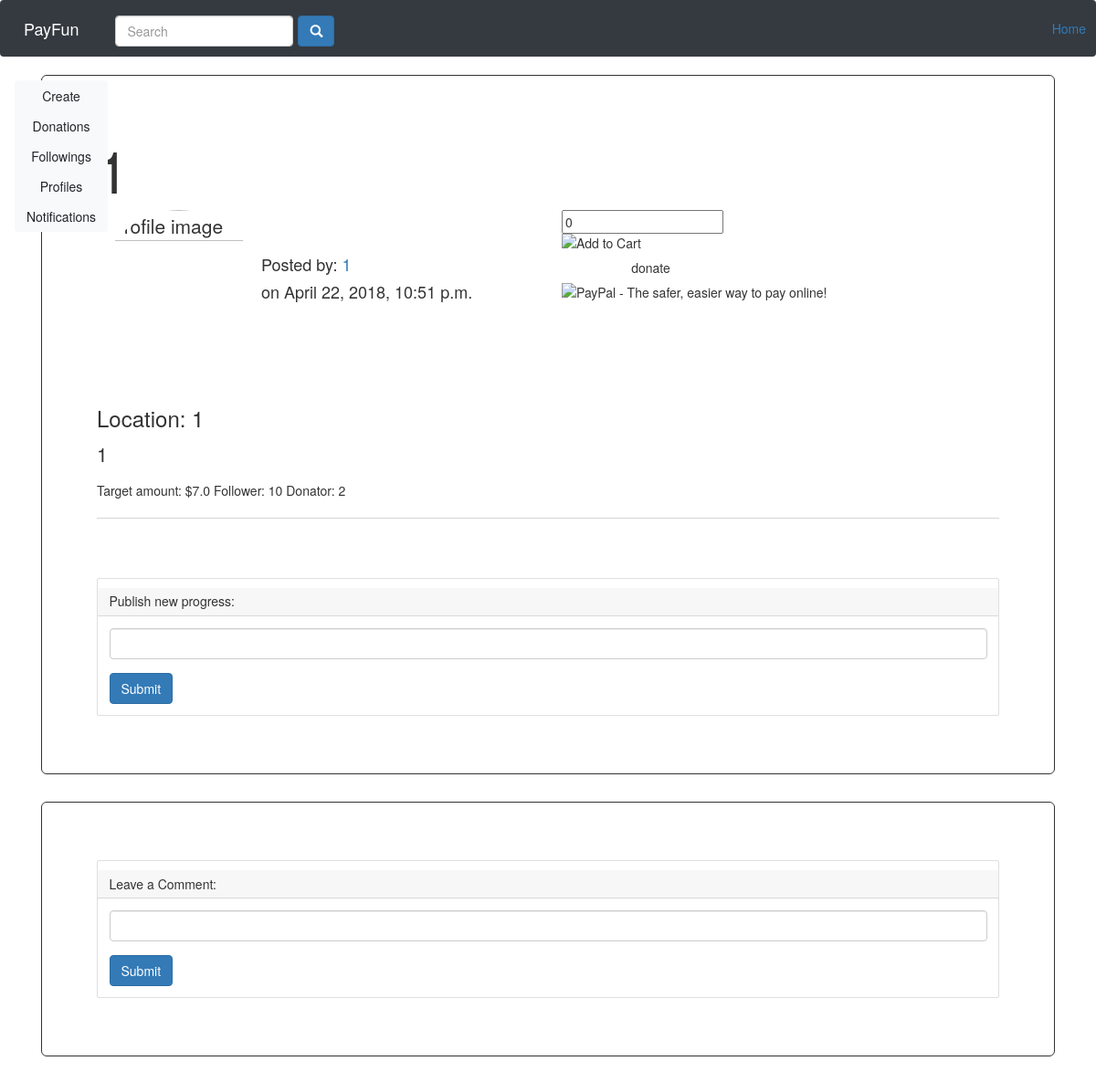
The page /activitydetail/1/ (signed in) on the database as committed earlier.
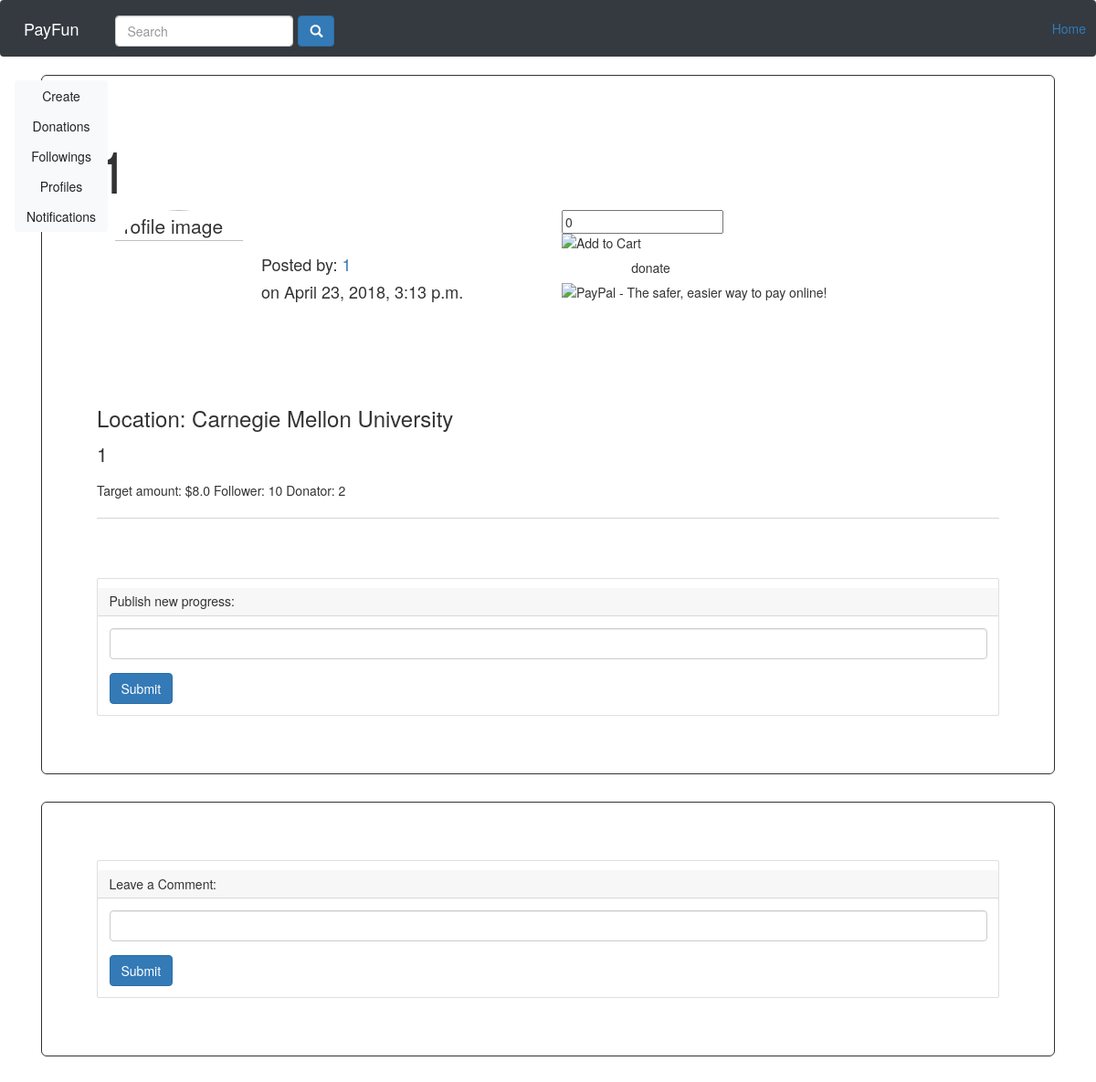
The same page on the database as committed later.
### payfun/models.py (models this page shows)
class Activity(models.Model):
	launcher = models.ForeignKey(User, on_delete=models.CASCADE)
	title = models.CharField(max_length=100)
	content = models.CharField(max_length=1000)
	picture = models.FileField(upload_to="images", blank=True)
	target_money = models.FloatField()
	start_time = models.DateTimeField()
	end_time = models.DateTimeField()
	post_time = models.DateTimeField(auto_now_add=True)
	location = models.CharField(max_length=100)
	location_id = models.CharField(max_length=100)
	is_start = models.BooleanField() # whether the activity has started
	is_end = models.BooleanField() # whether the activity has failed, whether success or failure
	is_success = models.BooleanField(blank=True)
	followee = models.ManyToManyField(User, related_name='followeeForActivity')
	sponseree = models.ManyToManyField(User, related_name='sponsereeForActivity')
	paypal_account = models.CharField(max_length=1000)

### payfun/views.py (the view)
# urls.py: url(r'^activitydetail/(?P<activity_id>\S+)/$', views.activitydetail, name="activityDetail"),
@login_required
def activitydetail(request, activity_id):
    user_tmp = request.user
    username_tmp = request.user.username
    userlastname_tmp = user_tmp.last_name
    userfirstname_tmp = user_tmp.first_name
    Entry_Activity = get_object_or_404(Activity,id = activity_id)
    try:
        Entry_Profile     = Profile.objects.get(username = request.user.username)
    except:
        new_profile_entry = Profile(username= username_tmp,bio='default_bio',
                                    first_name= userfirstname_tmp,
                                    last_name= userlastname_tmp)
        new_profile_entry.save()
        Entry_Profile = get_object_or_404(Profile,username = request.user.username)
    if(request.user.username ==Entry_Activity.launcher.username):
        my_activity = '1'
    else:
        my_activity = '0'
    if Entry_Activity in Entry_Profile.follow_activity.all():
        activity_followed = '1'
    else:
        activity_followed = '0';
    return render(request, 'project_detail.html',{'activity':Entry_Activity, 'my_activity': my_activity,"activity_followed": activity_followed})

### payfun/templates/project_detail.html (shortened to what the changed rows need)
<!DOCTYPE html>
<html lang="en">
<head>
    {% load static %}
    <link href="../../static/vendor/bootstrap/css/bootstrap.min.css" rel="stylesheet">
    <link href="../../static/payfun/project_detail.css" rel="stylesheet">
    <link rel="stylesheet" href="https://maxcdn.bootstrapcdn.com/bootstrap/3.3.7/css/bootstrap.min.css">
</head>
<body>
    <div id="wrapper">
        <div class="container" id="main_block">
            <div class="jumbotron">
                <div class="comment">
                    <h1>{{activity.title}}</h1>
                    <div class="row">
                        <div class="col-sm">
                            <p style="float: left;">
                                <img title="profile image" class="img-circle img-responsive profile-img" src="{% url 'getPhoto' activity.id %}" height="180px" width="180px" align="middle">
                            </p>
                            <br/>
                            <br/>
                            <h4>Posted by: <a href="/profile/{{activity.launcher.username}}">{{activity.launcher.username}}</a></h4>
                            <h4>on {{activity.post_time}}</h4>
                        </div>
                        <div class="col-sm">
                        </div>
                    </div>
                    <h3>Location: {{activity.location}}</h3>
                    <p>{{activity.content}}</p>
                    <h7>Target amount: ${{activity.target_money}}</h7>
                    <h7>Follower: 10 Donator: 2</h7>
                    <br/>
                    <br/>
                </div>
                <br/>
                {% if my_activity == '1' %}
                    <br>
                    {% endif %}
                </div>
            </div>
</body>
</html>

Rows that differ between the two databases and show on the page:
changed Activity: post_time "April 22, 2018, 10:51 p.m." → "April 23, 2018, 3:13 p.m."; location "1" → "Carnegie Mellon University"; target_money "7.0" → "8.0"
